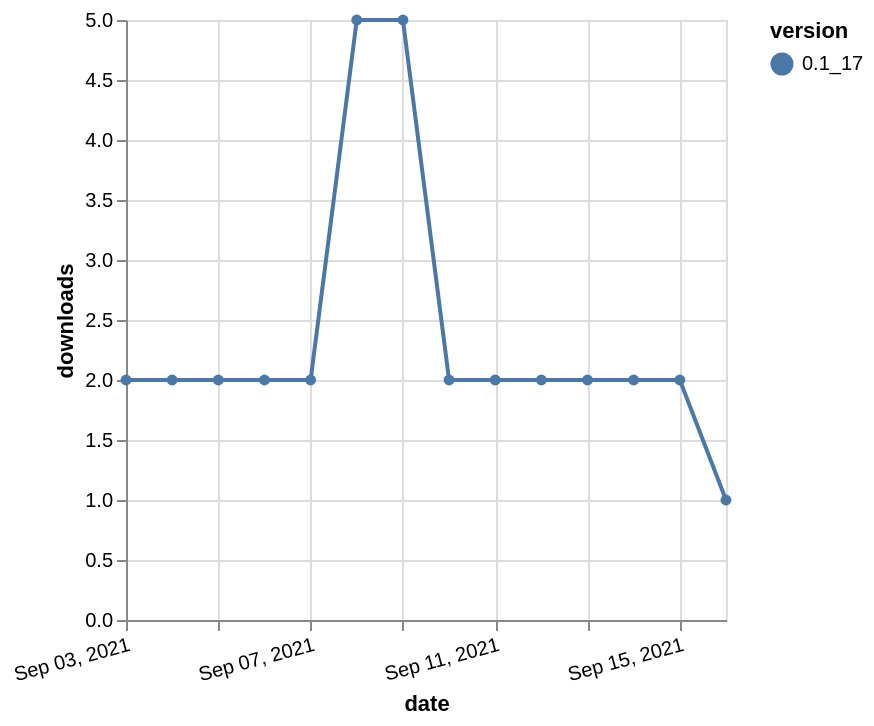

Here is the Vega-Lite specification saved for this chart:
### Vega-Lite specification from a JSON file in a GitHub repository (floating-point values rounded to 4 significant figures)
{"$schema": "https://vega.github.io/schema/vega-lite/v5.json", "description": "A simple bar chart with embedded data.", "data": {"values": [{"date": "2021-09-03", "total": 6951, "delta": 2, "version": "0.1_17"}, {"date": "2021-09-04", "total": 6953, "delta": 2, "version": "0.1_17"}, {"date": "2021-09-05", "total": 6955, "delta": 2, "version": "0.1_17"}, {"date": "2021-09-06", "total": 6957, "delta": 2, "version": "0.1_17"}, {"date": "2021-09-07", "total": 6959, "delta": 2, "version": "0.1_17"}, {"date": "2021-09-08", "total": 6964, "delta": 5, "version": "0.1_17"}, {"date": "2021-09-09", "total": 6969, "delta": 5, "version": "0.1_17"}, {"date": "2021-09-10", "total": 6971, "delta": 2, "version": "0.1_17"}, {"date": "2021-09-11", "total": 6973, "delta": 2, "version": "0.1_17"}, {"date": "2021-09-12", "total": 6975, "delta": 2, "version": "0.1_17"}, {"date": "2021-09-13", "total": 6977, "delta": 2, "version": "0.1_17"}, {"date": "2021-09-14", "total": 6979, "delta": 2, "version": "0.1_17"}, {"date": "2021-09-15", "total": 6981, "delta": 2, "version": "0.1_17"}, {"date": "2021-09-16", "total": 6982, "delta": 1, "version": "0.1_17"}]}, "width": "container", "mark": {"type": "line", "point": {"filled": true}}, "encoding": {"x": {"field": "date", "type": "temporal", "timeUnit": "yearmonthdate", "title": "date", "axis": {"labelAngle": -15}}, "y": {"field": "delta", "type": "quantitative", "title": "downloads"}, "color": {"field": "version", "type": "nominal"}, "tooltip": {"field": "delta"}}}
